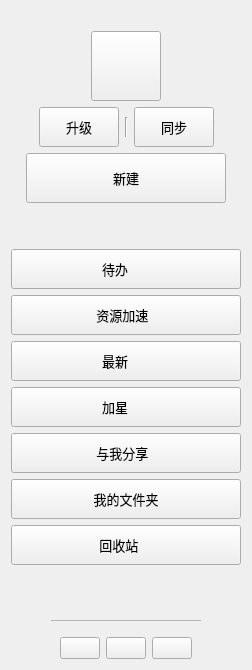
      <widget class="QWidget" name="choiceWidget" native="true">
       <property name="minimumSize">
        <size>
         <width>170</width>
         <height>0</height>
        </size>
       </property>
       <property name="maximumSize">
        <size>
         <width>300</width>
         <height>16777215</height>
        </size>
       </property>
       <property name="styleSheet">
        <string notr="true"/>
       </property>
       <layout class="QGridLayout" name="gridLayout_2">
        <item row="0" column="0">
         <spacer name="verticalSpacer_2">
          <property name="orientation">
           <enum>Qt::Vertical</enum>
          </property>
          <property name="sizeType">
           <enum>QSizePolicy::Minimum</enum>
          </property>
          <property name="sizeHint" stdset="0">
           <size>
            <width>20</width>
            <height>20</height>
           </size>
          </property>
         </spacer>
        </item>
        <item row="1" column="0">
         <layout class="QVBoxLayout" name="verticalLayout">
          <item>
           <layout class="QHBoxLayout" name="horizontalLayout_3">
            <item>
             <spacer name="horizontalSpacer">
              <property name="orientation">
               <enum>Qt::Horizontal</enum>
              </property>
              <property name="sizeHint" stdset="0">
               <size>
                <width>40</width>
                <height>20</height>
               </size>
              </property>
             </spacer>
            </item>
            <item>
             <widget class="QPushButton" name="headBt">
              <property name="minimumSize">
               <size>
                <width>70</width>
                <height>70</height>
               </size>
              </property>
              <property name="maximumSize">
               <size>
                <width>70</width>
                <height>70</height>
               </size>
              </property>
              <property name="text">
               <string/>
              </property>
              <property name="icon">
               <iconset resource="resource.qrc">
                <normaloff>:/Image/Uniblog/未登录-头像.png</normaloff>:/Image/Uniblog/未登录-头像.png</iconset>
              </property>
              <property name="iconSize">
               <size>
                <width>70</width>
                <height>70</height>
               </size>
              </property>
             </widget>
            </item>
            <item>
             <spacer name="horizontalSpacer_2">
              <property name="orientation">
               <enum>Qt::Horizontal</enum>
              </property>
              <property name="sizeHint" stdset="0">
               <size>
                <width>40</width>
                <height>20</height>
               </size>
              </property>
             </spacer>
            </item>
           </layout>
          </item>
          <item>
           <layout class="QHBoxLayout" name="horizontalLayout_4">
            <item>
             <spacer name="horizontalSpacer_4">
              <property name="orientation">
               <enum>Qt::Horizontal</enum>
              </property>
              <property name="sizeHint" stdset="0">
               <size>
                <width>18</width>
                <height>20</height>
               </size>
              </property>
             </spacer>
            </item>
            <item>
             <layout class="QHBoxLayout" name="horizontalLayout">
              <item>
               <widget class="QPushButton" name="upgradeBt">
                <property name="sizePolicy">
                 <sizepolicy hsizetype="Minimum" vsizetype="Preferred">
                  <horstretch>0</horstretch>
                  <verstretch>0</verstretch>
                 </sizepolicy>
                </property>
                <property name="minimumSize">
                 <size>
                  <width>0</width>
                  <height>40</height>
                 </size>
                </property>
                <property name="font">
                 <font>
                  <pointsize>10</pointsize>
                 </font>
                </property>
                <property name="styleSheet">
                 <string notr="true"/>
                </property>
                <property name="text">
                 <string>升级</string>
                </property>
                <property name="icon">
                 <iconset resource="resource.qrc">
                  <normaloff>:/Image/Uniblog/会员1.png</normaloff>:/Image/Uniblog/会员1.png</iconset>
                </property>
                <property name="iconSize">
                 <size>
                  <width>30</width>
                  <height>30</height>
                 </size>
                </property>
               </widget>
              </item>
              <item>
               <widget class="Line" name="line_4">
                <property name="maximumSize">
                 <size>
                  <width>16777215</width>
                  <height>20</height>
                 </size>
                </property>
                <property name="orientation">
                 <enum>Qt::Vertical</enum>
                </property>
               </widget>
              </item>
              <item>
               <widget class="QPushButton" name="synchronizationBt">
                <property name="sizePolicy">
                 <sizepolicy hsizetype="Minimum" vsizetype="Preferred">
                  <horstretch>0</horstretch>
                  <verstretch>0</verstretch>
                 </sizepolicy>
                </property>
                <property name="minimumSize">
                 <size>
                  <width>0</width>
                  <height>40</height>
                 </size>
                </property>
                <property name="font">
                 <font>
                  <pointsize>10</pointsize>
                 </font>
                </property>
                <property name="styleSheet">
                 <string notr="true"/>
                </property>
                <property name="text">
                 <string>同步</string>
                </property>
                <property name="icon">
                 <iconset resource="resource.qrc">
                  <normaloff>:/Image/Uniblog/同步.png</normaloff>:/Image/Uniblog/同步.png</iconset>
                </property>
                <property name="iconSize">
                 <size>
                  <width>30</width>
                  <height>30</height>
                 </size>
                </property>
               </widget>
              </item>
             </layout>
            </item>
            <item>
             <spacer name="horizontalSpacer_3">
              <property name="orientation">
               <enum>Qt::Horizontal</enum>
              </property>
              <property name="sizeHint" stdset="0">
               <size>
                <width>13</width>
                <height>20</height>
               </size>
              </property>
             </spacer>
            </item>
           </layout>
          </item>
          <item>
           <layout class="QHBoxLayout" name="horizontalLayout_5">
            <item>
             <widget class="QPushButton" name="newBuildBt">
              <property name="sizePolicy">
               <sizepolicy hsizetype="Minimum" vsizetype="Fixed">
                <horstretch>0</horstretch>
                <verstretch>0</verstretch>
               </sizepolicy>
              </property>
              <property name="minimumSize">
               <size>
                <width>70</width>
                <height>50</height>
               </size>
              </property>
              <property name="maximumSize">
               <size>
                <width>200</width>
                <height>16777215</height>
               </size>
              </property>
              <property name="font">
               <font>
                <pointsize>10</pointsize>
               </font>
              </property>
              <property name="styleSheet">
               <string notr="true"/>
              </property>
              <property name="text">
               <string>新建</string>
              </property>
              <property name="icon">
               <iconset resource="resource.qrc">
                <normaloff>:/Image/Uniblog/新建.png</normaloff>:/Image/Uniblog/新建.png</iconset>
              </property>
              <property name="iconSize">
               <size>
                <width>30</width>
                <height>30</height>
               </size>
              </property>
             </widget>
            </item>
           </layout>
          </item>
         </layout>
        </item>
        <item row="2" column="0">
         <spacer name="verticalSpacer">
          <property name="orientation">
           <enum>Qt::Vertical</enum>
          </property>
          <property name="sizeType">
           <enum>QSizePolicy::Minimum</enum>
          </property>
          <property name="sizeHint" stdset="0">
           <size>
            <width>20</width>
            <height>40</height>
           </size>
          </property>
         </spacer>
        </item>
        <item row="3" column="0">
         <layout class="QHBoxLayout" name="horizontalLayout_6">
          <item>
           <widget class="QPushButton" name="needDealBt">
            <property name="sizePolicy">
             <sizepolicy hsizetype="Maximum" vsizetype="Preferred">
              <horstretch>0</horstretch>
              <verstretch>0</verstretch>
             </sizepolicy>
            </property>
            <property name="minimumSize">
             <size>
              <width>70</width>
              <height>40</height>
             </size>
            </property>
            <property name="maximumSize">
             <size>
              <width>1000</width>
              <height>40</height>
             </size>
            </property>
            <property name="font">
             <font>
              <pointsize>10</pointsize>
              <weight>50</weight>
              <bold>false</bold>
             </font>
            </property>
            <property name="cursor">
             <cursorShape>PointingHandCursor</cursorShape>
            </property>
            <property name="styleSheet">
             <string notr="true"/>
            </property>
            <property name="text">
             <string>待办      </string>
            </property>
            <property name="icon">
             <iconset resource="resource.qrc">
              <normaloff>:/Image/Uniblog/待办.png</normaloff>:/Image/Uniblog/待办.png</iconset>
            </property>
            <property name="iconSize">
             <size>
              <width>30</width>
              <height>30</height>
             </size>
            </property>
           </widget>
          </item>
         </layout>
        </item>
        <item row="4" column="0">
         <layout class="QHBoxLayout" name="horizontalLayout_7">
          <item>
           <widget class="QPushButton" name="accelerateBt">
            <property name="sizePolicy">
             <sizepolicy hsizetype="Maximum" vsizetype="Preferred">
              <horstretch>0</horstretch>
              <verstretch>0</verstretch>
             </sizepolicy>
            </property>
            <property name="minimumSize">
             <size>
              <width>70</width>
              <height>40</height>
             </size>
            </property>
            <property name="maximumSize">
             <size>
              <width>1000</width>
              <height>40</height>
             </size>
            </property>
            <property name="font">
             <font>
              <pointsize>10</pointsize>
              <weight>50</weight>
              <bold>false</bold>
             </font>
            </property>
            <property name="cursor">
             <cursorShape>PointingHandCursor</cursorShape>
            </property>
            <property name="styleSheet">
             <string notr="true"/>
            </property>
            <property name="text">
             <string>资源加速  </string>
            </property>
            <property name="icon">
             <iconset resource="resource.qrc">
              <normaloff>:/Image/Uniblog/快速_加速.png</normaloff>:/Image/Uniblog/快速_加速.png</iconset>
            </property>
            <property name="iconSize">
             <size>
              <width>30</width>
              <height>30</height>
             </size>
            </property>
           </widget>
          </item>
         </layout>
        </item>
        <item row="5" column="0">
         <layout class="QHBoxLayout" name="horizontalLayout_8">
          <item>
           <widget class="QPushButton" name="newestBt">
            <property name="sizePolicy">
             <sizepolicy hsizetype="Maximum" vsizetype="Preferred">
              <horstretch>0</horstretch>
              <verstretch>0</verstretch>
             </sizepolicy>
            </property>
            <property name="minimumSize">
             <size>
              <width>70</width>
              <height>40</height>
             </size>
            </property>
            <property name="maximumSize">
             <size>
              <width>1000</width>
              <height>40</height>
             </size>
            </property>
            <property name="font">
             <font>
              <pointsize>10</pointsize>
              <weight>50</weight>
              <bold>false</bold>
             </font>
            </property>
            <property name="cursor">
             <cursorShape>PointingHandCursor</cursorShape>
            </property>
            <property name="styleSheet">
             <string notr="true"/>
            </property>
            <property name="text">
             <string>最新      </string>
            </property>
            <property name="icon">
             <iconset resource="resource.qrc">
              <normaloff>:/Image/Uniblog/最新应用.png</normaloff>:/Image/Uniblog/最新应用.png</iconset>
            </property>
            <property name="iconSize">
             <size>
              <width>30</width>
              <height>30</height>
             </size>
            </property>
           </widget>
          </item>
         </layout>
        </item>
        <item row="6" column="0">
         <layout class="QHBoxLayout" name="horizontalLayout_9">
          <item>
           <widget class="QPushButton" name="JiaxingBt">
            <property name="sizePolicy">
             <sizepolicy hsizetype="Maximum" vsizetype="Preferred">
              <horstretch>0</horstretch>
              <verstretch>0</verstretch>
             </sizepolicy>
            </property>
            <property name="minimumSize">
             <size>
              <width>70</width>
              <height>40</height>
             </size>
            </property>
            <property name="maximumSize">
             <size>
              <width>1000</width>
              <height>40</height>
             </size>
            </property>
            <property name="font">
             <font>
              <pointsize>10</pointsize>
              <weight>50</weight>
              <bold>false</bold>
             </font>
            </property>
            <property name="cursor">
             <cursorShape>PointingHandCursor</cursorShape>
            </property>
            <property name="styleSheet">
             <string notr="true"/>
            </property>
            <property name="text">
             <string>加星      </string>
            </property>
            <property name="icon">
             <iconset resource="resource.qrc">
              <normaloff>:/Image/Uniblog/加星收藏.png</normaloff>:/Image/Uniblog/加星收藏.png</iconset>
            </property>
            <property name="iconSize">
             <size>
              <width>30</width>
              <height>30</height>
             </size>
            </property>
           </widget>
          </item>
         </layout>
        </item>
        <item row="7" column="0">
         <layout class="QHBoxLayout" name="horizontalLayout_10">
          <item>
           <widget class="QPushButton" name="shareBt">
            <property name="sizePolicy">
             <sizepolicy hsizetype="Maximum" vsizetype="Preferred">
              <horstretch>0</horstretch>
              <verstretch>0</verstretch>
             </sizepolicy>
            </property>
            <property name="minimumSize">
             <size>
              <width>70</width>
              <height>40</height>
             </size>
            </property>
            <property name="maximumSize">
             <size>
              <width>1000</width>
              <height>40</height>
             </size>
            </property>
            <property name="font">
             <font>
              <pointsize>10</pointsize>
              <weight>50</weight>
              <bold>false</bold>
             </font>
            </property>
            <property name="cursor">
             <cursorShape>OpenHandCursor</cursorShape>
            </property>
            <property name="styleSheet">
             <string notr="true"/>
            </property>
            <property name="text">
             <string>与我分享  </string>
            </property>
            <property name="icon">
             <iconset resource="resource.qrc">
              <normaloff>:/Image/Uniblog/分享.png</normaloff>:/Image/Uniblog/分享.png</iconset>
            </property>
            <property name="iconSize">
             <size>
              <width>30</width>
              <height>30</height>
             </size>
            </property>
           </widget>
          </item>
         </layout>
        </item>
        <item row="8" column="0">
         <layout class="QHBoxLayout" name="horizontalLayout_11">
          <item>
           <widget class="QPushButton" name="folderBt">
            <property name="sizePolicy">
             <sizepolicy hsizetype="Maximum" vsizetype="Preferred">
              <horstretch>0</horstretch>
              <verstretch>0</verstretch>
             </sizepolicy>
            </property>
            <property name="minimumSize">
             <size>
              <width>70</width>
              <height>40</height>
             </size>
            </property>
            <property name="maximumSize">
             <size>
              <width>1000</width>
              <height>40</height>
             </size>
            </property>
            <property name="font">
             <font>
              <pointsize>10</pointsize>
              <weight>50</weight>
              <bold>false</bold>
             </font>
            </property>
            <property name="cursor">
             <cursorShape>PointingHandCursor</cursorShape>
            </property>
            <property name="styleSheet">
             <string notr="true"/>
            </property>
            <property name="text">
             <string>我的文件夹</string>
            </property>
            <property name="icon">
             <iconset resource="resource.qrc">
              <normaloff>:/Image/Uniblog/文件夹.png</normaloff>:/Image/Uniblog/文件夹.png</iconset>
            </property>
            <property name="iconSize">
             <size>
              <width>30</width>
              <height>30</height>
             </size>
            </property>
           </widget>
          </item>
         </layout>
        </item>
        <item row="9" column="0">
         <layout class="QHBoxLayout" name="horizontalLayout_12">
          <item>
           <widget class="QPushButton" name="recycleBt">
            <property name="sizePolicy">
             <sizepolicy hsizetype="Maximum" vsizetype="Preferred">
              <horstretch>0</horstretch>
              <verstretch>0</verstretch>
             </sizepolicy>
            </property>
            <property name="minimumSize">
             <size>
              <width>70</width>
              <height>40</height>
             </size>
            </property>
            <property name="maximumSize">
             <size>
              <width>1000</width>
              <height>40</height>
             </size>
            </property>
            <property name="font">
             <font>
              <pointsize>10</pointsize>
              <weight>50</weight>
              <bold>false</bold>
             </font>
            </property>
            <property name="cursor">
             <cursorShape>PointingHandCursor</cursorShape>
            </property>
            <property name="styleSheet">
             <string notr="true"/>
            </property>
            <property name="text">
             <string>回收站    </string>
            </property>
            <property name="icon">
             <iconset resource="resource.qrc">
              <normaloff>:/Image/Uniblog/回收站.png</normaloff>:/Image/Uniblog/回收站.png</iconset>
            </property>
            <property name="iconSize">
             <size>
              <width>30</width>
              <height>30</height>
             </size>
            </property>
           </widget>
          </item>
         </layout>
        </item>
        <item row="10" column="0">
         <spacer name="verticalSpacer_3">
          <property name="orientation">
           <enum>Qt::Vertical</enum>
          </property>
          <property name="sizeHint" stdset="0">
           <size>
            <width>20</width>
            <height>40</height>
           </size>
          </property>
         </spacer>
        </item>
        <item row="11" column="0">
         <layout class="QHBoxLayout" name="horizontalLayout_13">
          <item>
           <spacer name="horizontalSpacer_7">
            <property name="orientation">
             <enum>Qt::Horizontal</enum>
            </property>
            <property name="sizeHint" stdset="0">
             <size>
              <width>40</width>
              <height>20</height>
             </size>
            </property>
           </spacer>
          </item>
          <item>
           <widget class="Line" name="line_3">
            <property name="minimumSize">
             <size>
              <width>150</width>
              <height>0</height>
             </size>
            </property>
            <property name="maximumSize">
             <size>
              <width>150</width>
              <height>16777215</height>
             </size>
            </property>
            <property name="layoutDirection">
             <enum>Qt::LeftToRight</enum>
            </property>
            <property name="autoFillBackground">
             <bool>false</bool>
            </property>
            <property name="styleSheet">
             <string notr="true">color:rgb(181, 181, 181);</string>
            </property>
            <property name="frameShadow">
             <enum>QFrame::Plain</enum>
            </property>
            <property name="lineWidth">
             <number>0</number>
            </property>
            <property name="midLineWidth">
             <number>0</number>
            </property>
            <property name="orientation">
             <enum>Qt::Horizontal</enum>
            </property>
           </widget>
          </item>
          <item>
           <spacer name="horizontalSpacer_8">
            <property name="orientation">
             <enum>Qt::Horizontal</enum>
            </property>
            <property name="sizeHint" stdset="0">
             <size>
              <width>40</width>
              <height>20</height>
             </size>
            </property>
           </spacer>
          </item>
         </layout>
        </item>
        <item row="12" column="0">
         <layout class="QHBoxLayout" name="horizontalLayout_2">
          <item>
           <spacer name="horizontalSpacer_6">
            <property name="orientation">
             <enum>Qt::Horizontal</enum>
            </property>
            <property name="sizeHint" stdset="0">
             <size>
              <width>40</width>
              <height>20</height>
             </size>
            </property>
           </spacer>
          </item>
          <item>
           <widget class="QPushButton" name="mode1Bt">
            <property name="text">
             <string/>
            </property>
            <property name="icon">
             <iconset resource="resource.qrc">
              <normaloff>:/Image/Uniblog/中图模式.png</normaloff>:/Image/Uniblog/中图模式.png</iconset>
            </property>
            <property name="iconSize">
             <size>
              <width>30</width>
              <height>30</height>
             </size>
            </property>
           </widget>
          </item>
          <item>
           <widget class="QPushButton" name="mode2Bt">
            <property name="text">
             <string/>
            </property>
            <property name="icon">
             <iconset resource="resource.qrc">
              <normaloff>:/Image/Uniblog/列表模式.png</normaloff>:/Image/Uniblog/列表模式.png</iconset>
            </property>
            <property name="iconSize">
             <size>
              <width>30</width>
              <height>30</height>
             </size>
            </property>
           </widget>
          </item>
          <item>
           <widget class="QPushButton" name="mode3Bt">
            <property name="text">
             <string/>
            </property>
            <property name="icon">
             <iconset resource="resource.qrc">
              <normaloff>:/Image/Uniblog/配准模式.png</normaloff>:/Image/Uniblog/配准模式.png</iconset>
            </property>
            <property name="iconSize">
             <size>
              <width>30</width>
              <height>30</height>
             </size>
            </property>
           </widget>
          </item>
          <item>
           <spacer name="horizontalSpacer_5">
            <property name="orientation">
             <enum>Qt::Horizontal</enum>
            </property>
            <property name="sizeHint" stdset="0">
             <size>
              <width>40</width>
              <height>20</height>
             </size>
            </property>
           </spacer>
          </item>
         </layout>
        </item>
       </layout>
      </widget>
